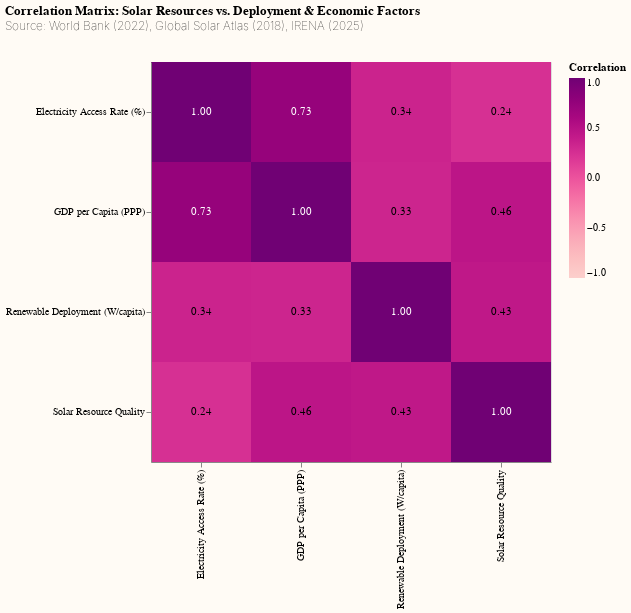

Notebook code cell kept with this figure:
### Code cell
import altair as alt
import pandas as pd

# Load the correlation matrix
correlation_df = pd.read_csv('correlation_matrix.csv')

# Rename the first column to 'Variable'
correlation_df = correlation_df.rename(columns={correlation_df.columns[0]: 'Variable'})

# Melt the correlation matrix for Vega-Lite
correlation_melted = correlation_df.melt(
    id_vars='Variable',
    var_name='Variable2',
    value_name='Correlation'
)

# Create the heat map
heatmap = alt.Chart(correlation_melted).mark_rect().encode(
    x=alt.X('Variable2:N', title=None),
    y=alt.Y('Variable:N', title=None),
    color=alt.Color('Correlation:Q',
                    scale=alt.Scale(scheme='redpurple', domain=[-1, 1]),
                    legend=alt.Legend(title='Correlation')),
    tooltip=[
        alt.Tooltip('Variable:N', title='Variable 1'),
        alt.Tooltip('Variable2:N', title='Variable 2'),
        alt.Tooltip('Correlation:Q', title='Correlation', format='.3f')
    ]
).properties(
    width=400,
    height=400,
    title={
        "text": "Correlation Matrix: Solar Resources vs. Deployment & Economic Factors",
        "subtitle": "Source: World Bank (2022), Global Solar Atlas (2018), IRENA (2025)"
    }
)

# Add text labels showing correlation values
text = alt.Chart(correlation_melted).mark_text(baseline='middle').encode(
    x=alt.X('Variable2:N'),
    y=alt.Y('Variable:N'),
    text=alt.Text('Correlation:Q', format='.2f'),
    color=alt.condition(
        alt.datum.Correlation > 0.5,
        alt.value('white'),
        alt.value('black')
    )
)

# Combine heat map and text
final_chart = (heatmap + text).configure(
    background='#FFFBF5'
).configure_title(
    offset=30,
    anchor='start',
    subtitleFontWeight='lighter',
    subtitleColor='black'
)

# Save as JSON for your website
final_chart.save('correlation_heatmap.json')

print("✓ Heat map saved as: chart6_correlation_heatmap.json")

final_chart

### Figure 1 — Vega-Lite specification as saved in the notebook (floating-point values rounded to 4 significant figures)
{"config": {"view": {"continuousWidth": 300, "continuousHeight": 300}, "background": "#FFFBF5", "title": {"anchor": "start", "offset": 30, "subtitleColor": "black", "subtitleFontWeight": "lighter"}}, "layer": [{"mark": {"type": "rect"}, "encoding": {"color": {"field": "Correlation", "legend": {"title": "Correlation"}, "scale": {"domain": [-1, 1], "scheme": "redpurple"}, "type": "quantitative"}, "tooltip": [{"field": "Variable", "title": "Variable 1", "type": "nominal"}, {"field": "Variable2", "title": "Variable 2", "type": "nominal"}, {"field": "Correlation", "format": ".3f", "title": "Correlation", "type": "quantitative"}], "x": {"field": "Variable2", "title": null, "type": "nominal"}, "y": {"field": "Variable", "title": null, "type": "nominal"}}, "title": {"text": "Correlation Matrix: Solar Resources vs. Deployment & Economic Factors", "subtitle": "Source: World Bank (2022), Global Solar Atlas (2018), IRENA (2025)"}}, {"mark": {"type": "text", "baseline": "middle"}, "encoding": {"color": {"condition": {"test": "(datum.Correlation > 0.5)", "value": "white"}, "value": "black"}, "text": {"field": "Correlation", "format": ".2f", "type": "quantitative"}, "x": {"field": "Variable2", "type": "nominal"}, "y": {"field": "Variable", "type": "nominal"}}}], "data": {"name": "data-f0cd35bf8819775c7e27e3d6780d1bd8"}, "height": 400, "width": 400, "$schema": "https://vega.github.io/schema/vega-lite/v5.20.1.json", "datasets": {"data-f0cd35bf8819775c7e27e3d6780d1bd8": [{"Variable": "Solar Resource Quality", "Variable2": "Solar Resource Quality", "Correlation": 1.0}, {"Variable": "Renewable Deployment (W/capita)", "Variable2": "Solar Resource Quality", "Correlation": 0.4342}, {"Variable": "GDP per Capita (PPP)", "Variable2": "Solar Resource Quality", "Correlation": 0.4595}, {"Variable": "Electricity Access Rate (%)", "Variable2": "Solar Resource Quality", "Correlation": 0.2442}, {"Variable": "Solar Resource Quality", "Variable2": "Renewable Deployment (W/capita)", "Correlation": 0.4342}, {"Variable": "Renewable Deployment (W/capita)", "Variable2": "Renewable Deployment (W/capita)", "Correlation": 1.0}, {"Variable": "GDP per Capita (PPP)", "Variable2": "Renewable Deployment (W/capita)", "Correlation": 0.3275}, {"Variable": "Electricity Access Rate (%)", "Variable2": "Renewable Deployment (W/capita)", "Correlation": 0.3382}, {"Variable": "Solar Resource Quality", "Variable2": "GDP per Capita (PPP)", "Correlation": 0.4595}, {"Variable": "Renewable Deployment (W/capita)", "Variable2": "GDP per Capita (PPP)", "Correlation": 0.3275}, {"Variable": "GDP per Capita (PPP)", "Variable2": "GDP per Capita (PPP)", "Correlation": 1.0}, {"Variable": "Electricity Access Rate (%)", "Variable2": "GDP per Capita (PPP)", "Correlation": 0.7342}, {"Variable": "Solar Resource Quality", "Variable2": "Electricity Access Rate (%)", "Correlation": 0.2442}, {"Variable": "Renewable Deployment (W/capita)", "Variable2": "Electricity Access Rate (%)", "Correlation": 0.3382}, {"Variable": "GDP per Capita (PPP)", "Variable2": "Electricity Access Rate (%)", "Correlation": 0.7342}, {"Variable": "Electricity Access Rate (%)", "Variable2": "Electricity Access Rate (%)", "Correlation": 1.0}]}}
